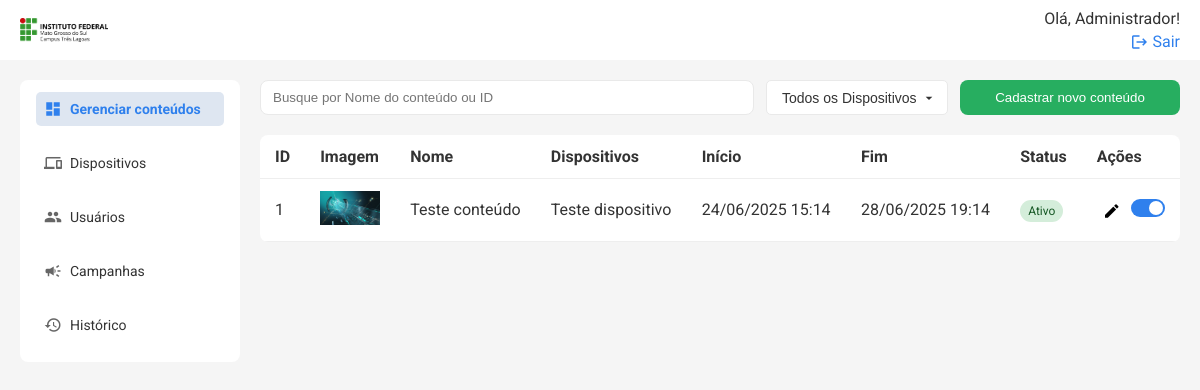
Page /conteudos/ (signed in) on the committed database.
### models.py (models this page shows, shortened)
class User(db.Model):
    id = db.Column(db.Integer, primary_key=True)
    name = db.Column(db.String(50), nullable=False)
    email = db.Column(db.String(120), nullable=False, unique=True)
    status = db.Column(db.String(10), nullable=False, default='Ativo')
    senha = db.Column(db.String(100), nullable=False)
    logUser = db.relationship('Log', backref=db.backref('user'))
    is_admin = db.Column(db.Boolean, default=False)

class Conteudo(db.Model):
    id = db.Column(db.Integer, primary_key=True)
    nome = db.Column(db.String(100), nullable=False)
    imagem = db.Column(db.String(200))
    status = db.Column(db.String(20), default='Ativo')
    data_inicio = db.Column(db.DateTime, nullable=True)
    data_fim = db.Column(db.DateTime, nullable=True)
    dispositivos = db.relationship('ConteudoDispositivo', back_populates='conteudo', cascade='all, delete-orphan')

class ConteudoDispositivo(db.Model):
    id = db.Column(db.Integer, primary_key=True)
    conteudo_id = db.Column(db.Integer, db.ForeignKey('conteudo.id'))
    dispositivo_id = db.Column(db.Integer, db.ForeignKey('tela.idTela'))
    conteudo = db.relationship('Conteudo', back_populates='dispositivos')
    dispositivo = db.relationship('Tela')

class Tela(db.Model):
    idTela = db.Column(db.Integer, primary_key=True)
    nomeDispositivo = db.Column(db.String(20), nullable=False)
    enderecoIp = db.Column(db.String(15), nullable=False, unique=True)
    status = db.Column(db.String(10), nullable=False, default='Ativo')

### routes/conteudos.py (the view)
@conteudos_bp.route('/')
@login_required
def listar_conteudos():
    conteudos = Conteudo.query.order_by(Conteudo.id.desc()).all()
    dispositivos = Tela.query.filter_by(status='Ativo').all()
    return render_template('index.html', conteudos=conteudos, dispositivos=dispositivos)

### templates/index.html (shortened to what this page needs)
{% extends 'base.html' %} {% block title %}Conteúdos{% endblock %} {% block
content %}
<div class="search-cta">
    <input
        type="text"
        placeholder="Busque por Nome do conteúdo ou ID"
        class="search"
        id="buscaConteudos"
    />
    <select id="filtroDispositivo">
        <option value="">Todos os Dispositivos</option>
    </select>
    <button class="btn" onclick="openModal()">Cadastrar novo conteúdo</button>
</div>
<table class="table">
    <thead>
        <tr>
            <th>ID</th>
            <th>Imagem</th>
            <th>Nome</th>
            <th>Dispositivos</th>
            <th>Início</th>
            <th>Fim</th>
            <th>Status</th>
            <th>Ações</th>
        </tr>
    </thead>
    <tbody id="conteudosTableBody">
        {% for conteudo in conteudos %}
        <tr>
            <td>{{ conteudo.id }}</td>
            <td>
                {% if conteudo.imagem %}
                <img
                    src="{{ url_for('static', filename=conteudo.imagem) }}"
                    alt="Imagem Conteúdo"
                    width="60"
                />
                {% else %}
                <em>Sem imagem</em>
                {% endif %}
            </td>
            <td>{{ conteudo.nome }}</td>
            <td>
                {% for rel in conteudo.dispositivos %}
                <span class="chip">{{ rel.dispositivo.nomeDispositivo }} </span
                ><br />
                {% endfor %}
            </td>
            <td>
                {{ conteudo.data_inicio.strftime('%d/%m/%Y %H:%M') if
                conteudo.data_inicio else '-' }}
            </td>
            <td>
                {{ conteudo.data_fim.strftime('%d/%m/%Y %H:%M') if
                conteudo.data_fim else '-' }}
            </td>
            <td>
                <span
                    class="status {{ 'ativo' if conteudo.status == 'Ativo' else 'inativo' }}"
                >
                    {{ conteudo.status }}
                </span>
            </td>
            <td>
                <button
                    class="edit"
                    title="Editar conteúdo"
                    onclick="editConteudo({{ conteudo.id }})"
                >
                    <span class="material-icons">edit</span>
                </button>
                <label class="switch" title="Ativar/Inativar conteúdo">
                    <span class="slider"></span>
                </label>
            </td>
        </tr>
        {% endfor %}
    </tbody>
</table>
{% endblock %}

### templates/topo.html (shortened to what this page needs)
<header class="topbar">
    <a href="{{ url_for('conteudos.listar_conteudos') }}" class="logo-topo">
        <img
            src="{{ url_for('static', filename='images/logo-ifms-tl.png') }}"
            alt="IFMS Logo"
            style="height: 24px; vertical-align: middle; margin-right: 8px"
        />
    </a>
    <div class="profile">
        {% if session['user_name'] %}
        <span>Olá, {{ session['user_name'] }}!</span>
        <a href="{{ url_for('auth.logout') }}">
            <span class="material-icons">logout</span>
            Sair
        </a>
        {% else %}
        <a href="{{ url_for('auth.login_usuario') }}">Entrar</a>
        {% endif %}
    </div>
</header>

### static/styles.css (style rules this page uses)
* { box-sizing: border-box; }
body { margin: 0; font-family: 'Roboto', sans-serif; color: #333; background-color: #f5f5f5; }
.topbar { width: 100%; background: #ffffff; padding-inline: 20px; box-sizing: border-box; display: flex; justify-content: space-between; align-items: center; position: fixed; top: 0; left: 0; height: 60px; z-index: 100; }
.topbar .profile a { text-align: right; font-size: 16px; color: #2f80ed; text-decoration: none; display: flex; align-items: center; gap: 4px; }
.topbar .profile a .material-icons { font-size: 16px; }
.profile { display: flex; flex-direction: column; align-items: flex-end; gap: 4px; }
.search-cta { display: flex; gap: 12px; margin-bottom: 20px; }
.search { padding: 8px 12px; width: 100%; border: 1px solid #e9e9e9; border-radius: 8px; outline: none; }
.btn { background: #27ae60; color: white; border: none; padding: 10px 15px; border-radius: 8px; min-width: 220px; }
button { cursor: pointer; }
.table { width: 100%; border-collapse: collapse; background: white; border-radius: 8px; overflow: hidden; }
.table th, .table td { padding: 12px 15px; border-bottom: 1px solid #eee; vertical-align: middle; }
.table th { text-align: left; }
.status { padding: 4px 8px; border-radius: 12px; font-size: 12px; }
.status.ativo { background: #d4edda; color: #155724; }
.edit { background: none; border: none; cursor: pointer; }
.material-icons { font-size: 18px !important; vertical-align: middle; }
.switch { position: relative; display: inline-block; width: 34px; height: 18px; }
.slider { position: absolute; cursor: pointer; top: 0; left: 0; right: 0; bottom: 0; background-color: #ccc; transition: 0.4s; border-radius: 18px; }
.slider:before { position: absolute; content: ''; height: 14px; width: 14px; left: 2px; bottom: 2px; background-color: white; transition: 0.4s; border-radius: 50%; }
input:checked + .slider { background-color: #2f80ed; }
input:checked + .slider:before { transform: translateX(16px); }
#filtroDispositivo { padding: 0px 30px 0px 15px; border-radius: 5px; border: 1px solid #e9e9e9; font-size: 14px; background-color: #fff; color: #333; appearance: none; -webkit-appearance: none; -moz-appearance: none; background-repeat: no-repeat; background-position: right 10px center; background-size: 16px 16px; outline: none; }

### rows in the picture
User: user_name "Administrador"
Conteudo: id "1", imagem (picture), nome "Teste conteúdo", data_inicio "24/06/2025 15:14", data_fim "28/06/2025 19:14", status "Ativo"
ConteudoDispositivo: dispositivo.nomeDispositivo "Teste dispositivo"
